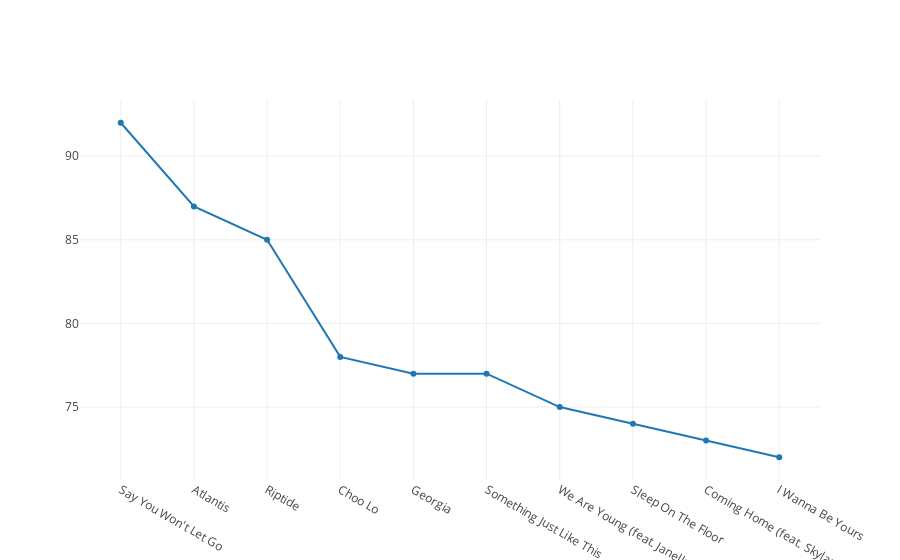

The cell this chart's notebook holds for it:
### Code cell
iplot([go.Scatter(x=top_songs[:10], y=count_top_songs[:10])])

### Figure 1 — Plotly figure (JSON) as saved in the notebook; plotly's stock layout.template omitted (floating-point values rounded to 4 significant figures)
{"data": [{"type": "scatter", "x": ["Say You Won't Let Go", "Atlantis", "Riptide", "Choo Lo", "Georgia", "Something Just Like This", "We Are Young (feat. Janelle Monáe)", "Sleep On The Floor", "Coming Home (feat. Skylar Grey)", "I Wanna Be Yours"], "y": [92, 87, 85, 78, 77, 77, 75, 74, 73, 72]}], "layout": {}}
